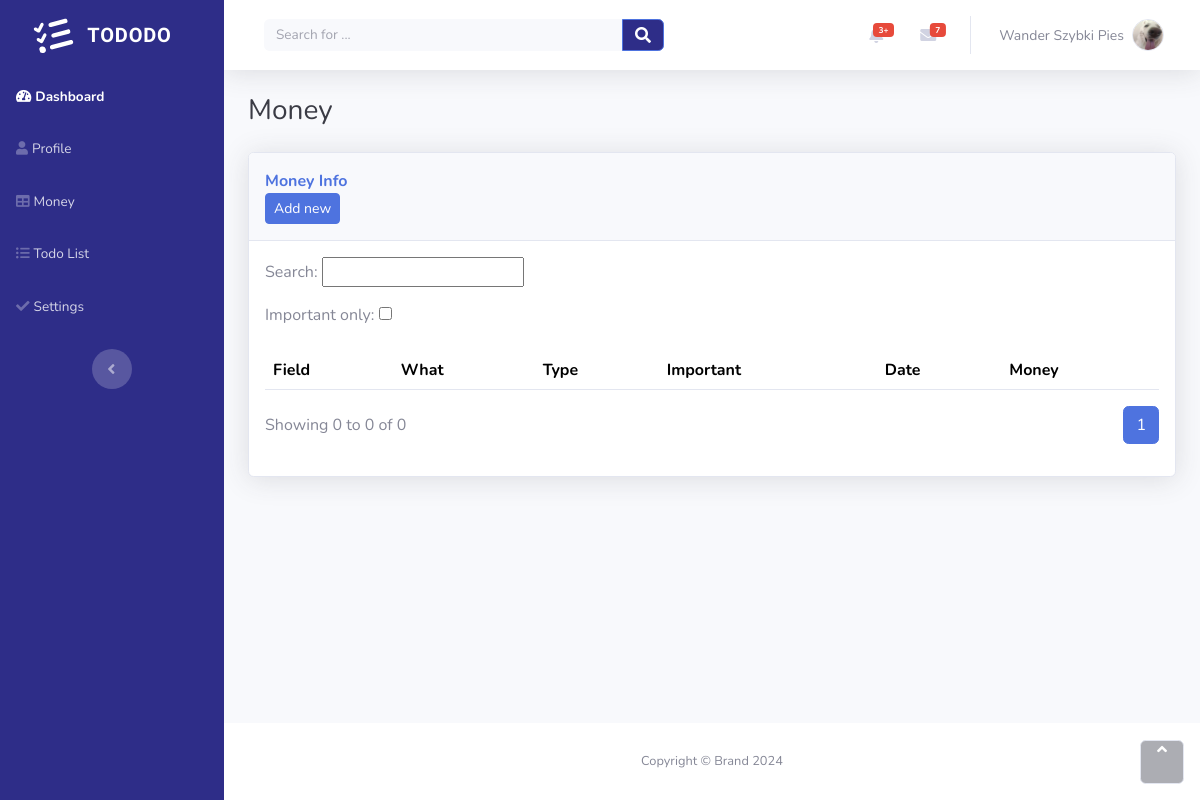
/money_view/ (signed in), run on an earlier commit of the app's database.
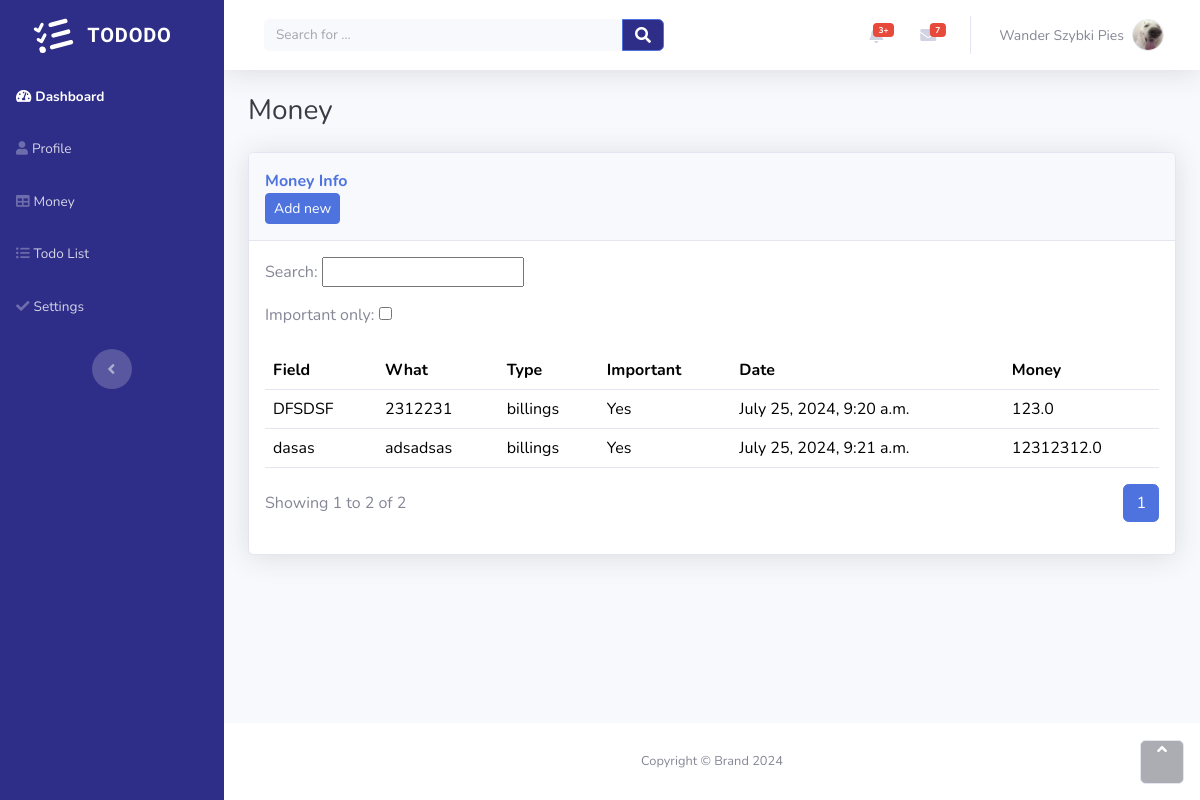
And on a later commit of the database.
### todolist/models.py (models this page shows, shortened)
class Money(models.Model):
    CHOICES_TYPE = [
        ('billings', 'Billings'),
        ('earnings', 'Earnings'),
    ]
    field_info = models.CharField(max_length=50)
    what_info = models.CharField(max_length=50)
    type_info = models.CharField(max_length=20, choices=CHOICES_TYPE, default='billings')
    important_info = models.BooleanField(verbose_name='Is this important ?', default=False)
    created_at = models.DateTimeField(auto_now=True)
    money_info = models.FloatField(verbose_name='Money')

### todolist/views.py (the view, shortened to what this page needs)
# urls.py: path('money_view/', views.money_view, name='money_view'),
@login_required(login_url='todolist:home')
def money_view(request):
    form = MoneySearch(request.GET)
    money_object = Money.objects.all()
    search_query = request.GET.get('search_query')
    important_only = request.GET.get('important_only')
    if important_only:
        money_object = money_object.filter(
            important_info=True
        )
    results_per_page = request.GET.get('results_per_page', 10)
    paginator = Paginator(money_object, results_per_page)
    page_number = request.GET.get('page')
    try:
        page_obj = paginator.get_page(page_number)
    except EmptyPage:
        page_obj = paginator.get_page(1)
    context = {
        'results_per_page' : results_per_page,
        'page_obj' : page_obj,
        'form' : form,
        'search_query' : search_query
    }
    return render(request,'money_view.html', context)

### todolist/forms.py
class MoneySearch(forms.Form):
    search_query = forms.CharField(label='Search', max_length=100, required=False)
    important_only = forms.BooleanField(label='Important only', required=False)

### tododo/context_processors.py (called while the page is built)
def user_id(request):
    if request.user.is_authenticated:
        return {'user_id' : request.user.id}
    return {'user_id' : None}

### templates/money_view.html (shortened to what the changed rows need)
{% extends "main.html" %}
{% load static %}
{% block content %}
                <div class="container-fluid">
                    <div class="card shadow">
                        <div class="card-body">
                            <div class="table-responsive table mt-2" id="dataTable" role="grid" aria-describedby="dataTable_info">
                                <table class="table my-0" id="dataTable">
                                    <thead>
                                        <tr>
                                            <th>Field</th>
                                            <th>What</th>
                                            {% if search_query == 'billings' %}
                                            <th><a href="{% url 'todolist:money_view' %}?search_query=earnings" class="link-a my-custom-link">Type </a></th>
                                            {% elif search_query == 'earnings' %}
                                            <th><a href="{% url 'todolist:money_view' %}?search_query=billings" class="link-a my-custom-link">Type </a> </th>
                                            {% else %}
                                            <th><a href="{% url 'todolist:money_view' %}?search_query=earnings" class="link-a my-custom-link">Type </a> </th>
                                            {% endif %}
                                            <th><a href="{% url 'todolist:money_view' %}?search_query=&important_only=on" class="link-a my-custom-link">Important</a></th>
                                            <th>Date</th>
                                            <th>Money</th>
                                        </tr>
                                    </thead>
                                    <tbody>
                                        {% for money in page_obj  %}
                                        <tr>
                                            <td>{{money.field_info}}</td>
                                            <td>{{money.what_info}}</td>
                                            <td>{{money.type_info}}</td>
                                            <td>
                                                {% if money.important_info %}
                                                    Yes
                                                {% else %}
                                                    No
                                                {% endif %}
                                            </td>
                                            <td>{{money.created_at}}</td>
                                            <td>{{money.money_info}}</td>
                                            {% endfor %}
                                        </tr>
                                    </tbody>
                                </table>
                            </div>
                            <div class="row">
                                <div class="col-md-6 align-self-center">
                                    <p id="dataTable_info" class="dataTables_info" role="status" aria-live="polite">Showing {{page_obj.start_index}} to {{page_obj.end_index}} of {{page_obj.paginator.count}}</p>
                                </div>
                                <div class="col-md-6">
                                    <nav class="d-lg-flex justify-content-lg-end dataTables_paginate paging_simple_numbers">
                                        <ul class="pagination">
                                            {% for num in page_obj.paginator.page_range %}
                                            {% if page_obj.number == num %}
                                                <li class="page-item active">
                                                    <a class="page-link" href="#">{{ num }}</a>
                                                </li>
                                            {% else %}
                                                <li class="page-item">
                                                    <a class="page-link" href="{% url 'todolist:money_view' %}?page={{ num }}&results_per_page={{ results_per_page }}">{{ num }}</a>
                                                </li>
                                            {% endif %}
                                            {% endfor %}
                                        </ul>
                                    </nav>
                                </div>
                            </div>
                        </div>
                    </div>
                </div>
            </div>
        </div><a class="border rounded d-inline scroll-to-top" href="#page-top"><i class="fas fa-angle-up"></i></a>
    </div>
</body>
{% endblock content %}

What changed in the data, as far as the page shows it:
added Money: field_info "DFSDSF", what_info "2312231", type_info "billings", important_info "Yes", created_at "July 25, 2024, 9:20 a.m.", money_info "123.0"
added Money: field_info "dasas", what_info "adsadsas", type_info "billings", important_info "Yes", created_at "July 25, 2024, 9:21 a.m.", money_info "12312312.0"
Also different on the page:
{{ page_obj.start_index }}: "0" → "1"
{{ page_obj.end_index }}: "0" → "2"
{{ page_obj.paginator.count }}: "0" → "2"
